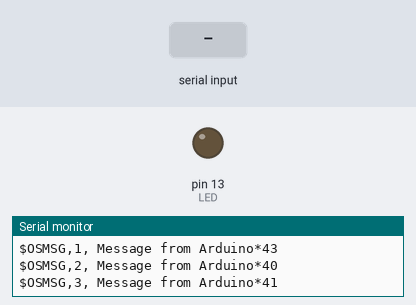
Bench run of a sketch on a simulated Arduino Uno, built with avr-gcc and run on an emulated ATmega328P. Shown: output pins drawn as LEDs (lit = HIGH), the last lines printed to the serial monitor. Inputs (shaded band) come from the test bench.

Above: at 1.2 s.
1.3 s: "1" received over Serial
At 2.6 s:
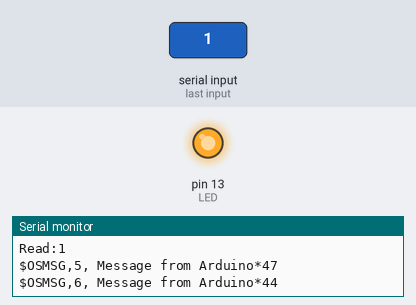
3.0 s: "0" received over Serial
At 3.9 s:
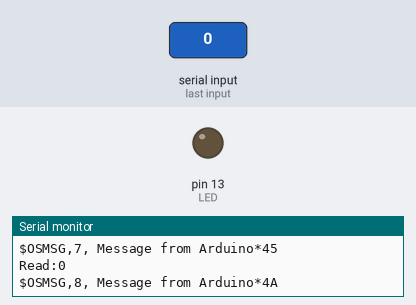
5.5 s: "2" received over Serial
At 6.0 s:
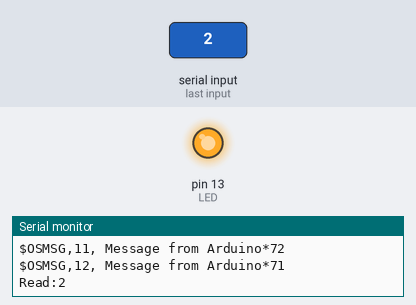
Timing chart, 0 to 8.5 s (numbered marks = the images above; inputs shaded):
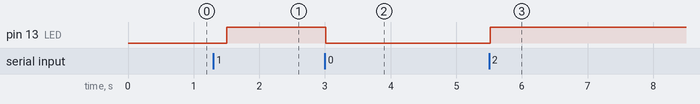

Measured:
- after the input at 1.3 s, pin 13 (LED): LOW → HIGH after 0.21 s
- after the input at 3.0 s, pin 13 (LED): HIGH → LOW at once
- after the input at 5.5 s, pin 13 (LED): LOW → HIGH at once

The sketch:

Arduino_PI.ino
```cpp
/*
 * Serial Read and Write.
 *
 * Read data from the RPi (0, or 1) from the Serial port
 * Generates NMEA-like messages, emitted on the Serial port
 */
const String prefix = "OS";
const String id     = "MSG";
const int LED       = 13;

void setup() {
  pinMode(LED, OUTPUT);
  digitalWrite(LED, LOW);
  Serial.begin(9600);
}

int idx = 0;

void loop() {
  idx++;
  if (idx > 0xFFFF) {
    idx = 0;
  }
  String payload = String(idx) + ", Message from Arduino";
  String nmea = generateNMEAString(payload, prefix, id);
  Serial.println(nmea);  // Send message to the Raspberry

  if (Serial.available()) { // Raspberry sent a message, read it
    int fromRPI = Serial.read();
    fromRPI -= '0';
    Serial.print("Read:"); Serial.println(fromRPI);
    if (fromRPI == 0)
      digitalWrite(LED, LOW);
    else
      digitalWrite(LED, HIGH);
  }

  delay(500);
}

int checksum(String s) {
  int cs = 0;
  int len = s.length() + 1; // Yes, +1
  char ca[len];
  s.toCharArray(ca, len);
//cs = ca[0];
//String mess = "\tCS[0]:" + String(cs, HEX);
//Serial.println(mess);
  for (int i=0; i<len; i++) {
    cs ^= ca[i]; // XOR
//  mess = "\tCS[" + String(i) + "] (" + ca[i] + "):" + String(cs, HEX);
//  Serial.println(mess);
  }
  return cs;
}

String generateNMEAString(String payload, String prefix, String id) {
  String nmea = "";
  if (prefix.length() != 2) {
    return nmea; // ("Bad prefix [" + prefix + "], must be 2 character long.");
  }
  if (id.length() != 3) {
    return nmea; // ("Bad ID [" + id + "], must be 3 character long.");
  }
  nmea = prefix + id + "," + payload;
  int cs = checksum(nmea);
  String cks = String(cs, HEX);
  cks.toUpperCase();
  if (cks.length() < 2) {
    cks = "0" + cks;
  }
  nmea += ("*" + cks);
  return "$" + nmea;
}
```
